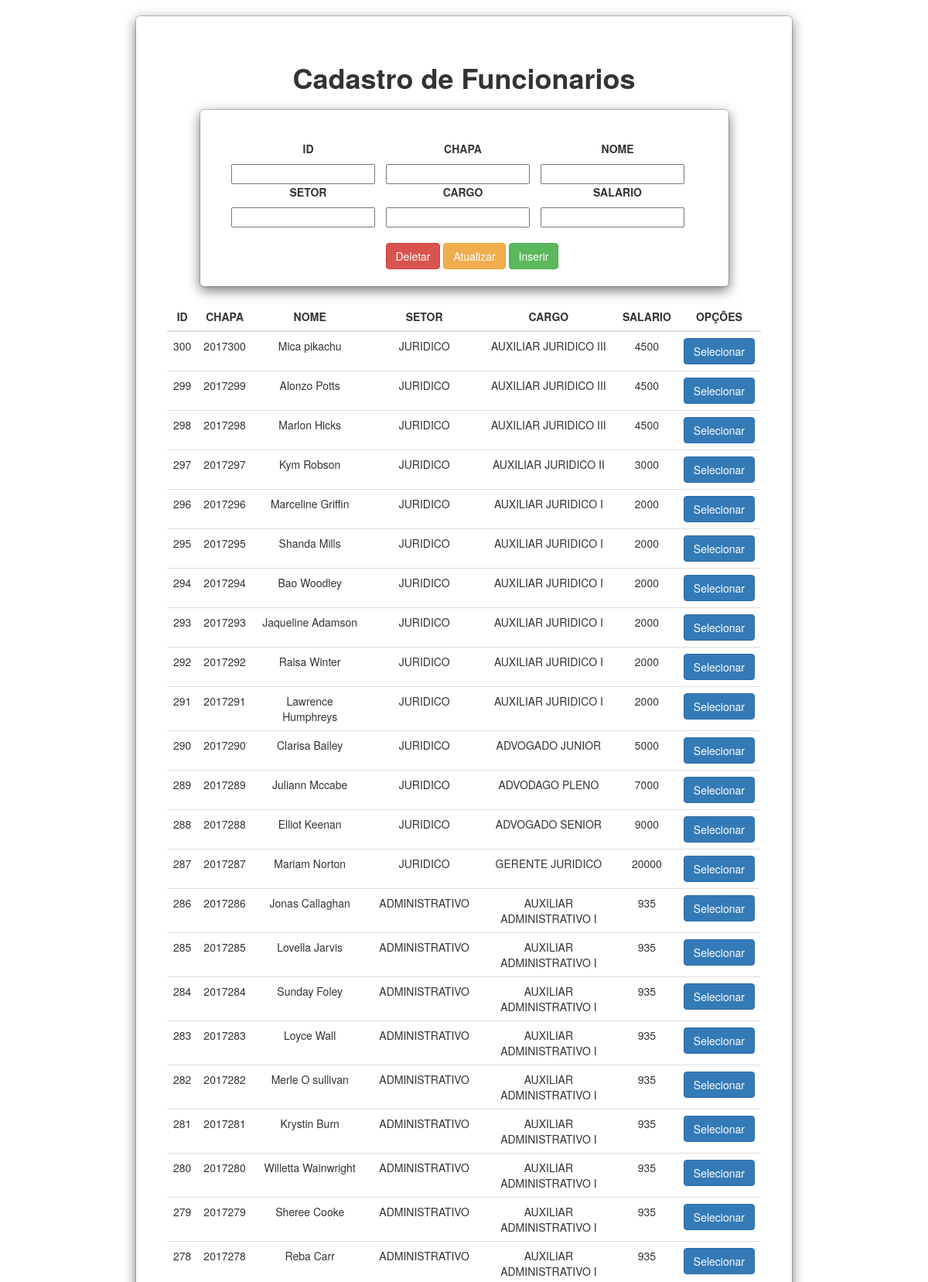
The page / (upper part) on the database its author committed.
### tables this page shows
CREATE TABLE IF NOT EXISTS `funcionarios` (
  `id` int(11) NOT NULL AUTO_INCREMENT,
  `chapa` varchar(7) DEFAULT NULL,
  `nome` varchar(255) DEFAULT NULL,
  `cargo` varchar(255) DEFAULT NULL,
  `setor` varchar(255) DEFAULT NULL,
  `salario` float DEFAULT NULL,
  PRIMARY KEY (`id`)
);

### Funcionario.php (called while the page is built, shortened)
<?php
class Funcionario
{
    private $db;
    function __construct(\PDO $db)
    {
        $this->db = $db;
    }
    function listar()
    {
        $query = "SELECT * FROM funcionarios ORDER BY id DESC";
        $stmt = $this->db->query($query);
        return $stmt->fetchAll(\PDO::FETCH_BOTH);
    }
}

### index.php (the view, shortened to what this page needs)
<?php
include './Funcionario.php';
$conexao = new \PDO("mysql:host=localhost;dbname=cesar_aulas", "cesar", "024860");
$f = new Funcionario($conexao);
?>
<!doctype html>
<html lang="pt-br">
    <head>
        <link href="https://maxcdn.bootstrapcdn.com/bootstrap/3.3.7/css/bootstrap.min.css" rel="stylesheet" />
    </head>
    <body>
        <div id="cadastro" class="modal-content">
            <h1>Cadastro de Funcionarios</h1>
            <div id="funcionario" class="modal-content">
                <form method="GET" action=<?php $_SERVER['PHP_SELF']; ?> >
                <div class="dadosFuncioario">
                    <p>ID</p>
                    <input type="text" name="id" readonly="">
                </div>
                <div class="dadosFuncioario">
                    <p>CHAPA</p>
                    <input type="text" name="chapa" autofocus="">
                </div>
                <div class="dadosFuncioario">
                    <p>NOME</p>
                    <input type="text" name="nome">
                </div>
                <div class="dadosFuncioario">
                    <p>SETOR</p>
                    <input type="text" name="setor">
                </div>
                <div class="dadosFuncioario">
                    <p>CARGO</p>
                    <input type="text" name="cargo">
                </div>
                <div class="dadosFuncioario">
                    <p>SALARIO</p>
                    <input type="text" name="salario">
                </div>
                <div class="botoesFuncionario">
                    <button class="btn btn-danger" name="opcao" value="deletar">Deletar</button>
                    <button class="btn btn-warning" name="opcao"  value="alterar">Atualizar</button>
                    <button class="btn btn-success" name="opcao"  value="inserir">Inserir</button>
                </div>
                </form>
            </div>
            <table class="table table-hover">
                <thead>
                    <th>ID</th>
                    <th>CHAPA</th>
                    <th>NOME</th>
                    <th>SETOR</th>
                    <th>CARGO</th>
                    <th>SALARIO</th>
                    <th colspan="2">OPÇÕES</th>
                </thead>
                <tbody>
                    <?php
                        $funcionario = $f->listar();
                        $total = count($funcionario);
                        for ($i = 0; $i < $total; $i++)
                        {
                            echo "<tr onclick='passarDados(&quot;Info$i&quot;);'>";
                                echo "<td id='idInfo$i'>".$funcionario[$i]['id']."</td>";
                                echo "<td id='chapaInfo$i'>".$funcionario[$i]['chapa']."</td>";
                                echo "<td id='nomeInfo$i'>".$funcionario[$i]['nome']."</td>";
                                echo "<td id='setorInfo$i'>".$funcionario[$i]['setor']."</td>";
                                echo "<td id='cargoInfo$i'>".$funcionario[$i]['cargo']."</td>";
                                echo "<td id='salarioInfo$i'>".$funcionario[$i]['salario']."</td>";
                                echo "<td><a href='#' class='btn btn-primary'>Selecionar</a></td>";
                            echo "</tr>";
                        }
                    ?>
                </tbody>
            </table>
        </div>
    </body>
</html>

### index.php (style rules this page uses)
h1, p, input { text-align: center; font-weight: bold; }
.modal-content { max-width: 850px; padding: 40px; margin: 20px auto; }
#cadastro { min-height: 500px; }
#funcionario { max-width: 685px; padding: 40px; margin: 20px auto; min-height: 230px; }
.dadosFuncioario { float:left; width: 200px; }
.botoesFuncionario { float:left; margin-top: 20px; margin-left: 200px; }
th { font-weight: bold; text-align: center; }
td { text-align: center; }

### rows shown on the page
funcionarios: id "300", chapa "2017300", nome "Mica pikachu", setor "JURIDICO", cargo "AUXILIAR JURIDICO III", salario "4500"
funcionarios: id "299", chapa "2017299", nome "Alonzo Potts", setor "JURIDICO", cargo "AUXILIAR JURIDICO III", salario "4500"
funcionarios: id "298", chapa "2017298", nome "Marlon Hicks", setor "JURIDICO", cargo "AUXILIAR JURIDICO III", salario "4500"
funcionarios: id "297", chapa "2017297", nome "Kym Robson", setor "JURIDICO", cargo "AUXILIAR JURIDICO II", salario "3000"
funcionarios: id "296", chapa "2017296", nome "Marceline Griffin", setor "JURIDICO", cargo "AUXILIAR JURIDICO I", salario "2000"
funcionarios: id "295", chapa "2017295", nome "Shanda Mills", setor "JURIDICO", cargo "AUXILIAR JURIDICO I", salario "2000"
funcionarios: id "294", chapa "2017294", nome "Bao Woodley", setor "JURIDICO", cargo "AUXILIAR JURIDICO I", salario "2000"
funcionarios: id "293", chapa "2017293", nome "Jaqueline Adamson", setor "JURIDICO", cargo "AUXILIAR JURIDICO I", salario "2000"
funcionarios: id "292", chapa "2017292", nome "Raisa Winter", setor "JURIDICO", cargo "AUXILIAR JURIDICO I", salario "2000"
funcionarios: id "291", chapa "2017291", nome "Lawrence Humphreys", setor "JURIDICO", cargo "AUXILIAR JURIDICO I", salario "2000"
funcionarios: id "290", chapa "2017290", nome "Clarisa Bailey", setor "JURIDICO", cargo "ADVOGADO JUNIOR", salario "5000"
funcionarios: id "289", chapa "2017289", nome "Juliann Mccabe", setor "JURIDICO", cargo "ADVODAGO PLENO", salario "7000"
funcionarios: id "288", chapa "2017288", nome "Elliot Keenan", setor "JURIDICO", cargo "ADVOGADO SENIOR", salario "9000"
funcionarios: id "287", chapa "2017287", nome "Mariam Norton", setor "JURIDICO", cargo "GERENTE JURIDICO", salario "20000"
funcionarios: id "286", chapa "2017286", nome "Jonas Callaghan", setor "ADMINISTRATIVO", cargo "AUXILIAR ADMINISTRATIVO I", salario "935"
funcionarios: id "285", chapa "2017285", nome "Lovella Jarvis", setor "ADMINISTRATIVO", cargo "AUXILIAR ADMINISTRATIVO I", salario "935"
funcionarios: id "284", chapa "2017284", nome "Sunday Foley", setor "ADMINISTRATIVO", cargo "AUXILIAR ADMINISTRATIVO I", salario "935"
funcionarios: id "283", chapa "2017283", nome "Loyce Wall", setor "ADMINISTRATIVO", cargo "AUXILIAR ADMINISTRATIVO I", salario "935"
funcionarios: id "282", chapa "2017282", nome "Merle O sullivan", setor "ADMINISTRATIVO", cargo "AUXILIAR ADMINISTRATIVO I", salario "935"
funcionarios: id "281", chapa "2017281", nome "Krystin Burn", setor "ADMINISTRATIVO", cargo "AUXILIAR ADMINISTRATIVO I", salario "935"
funcionarios: id "280", chapa "2017280", nome "Willetta Wainwright", setor "ADMINISTRATIVO", cargo "AUXILIAR ADMINISTRATIVO I", salario "935"
funcionarios: id "279", chapa "2017279", nome "Sheree Cooke", setor "ADMINISTRATIVO", cargo "AUXILIAR ADMINISTRATIVO I", salario "935"
funcionarios: id "278", chapa "2017278", nome "Reba Carr", setor "ADMINISTRATIVO", cargo "AUXILIAR ADMINISTRATIVO I", salario "935"
